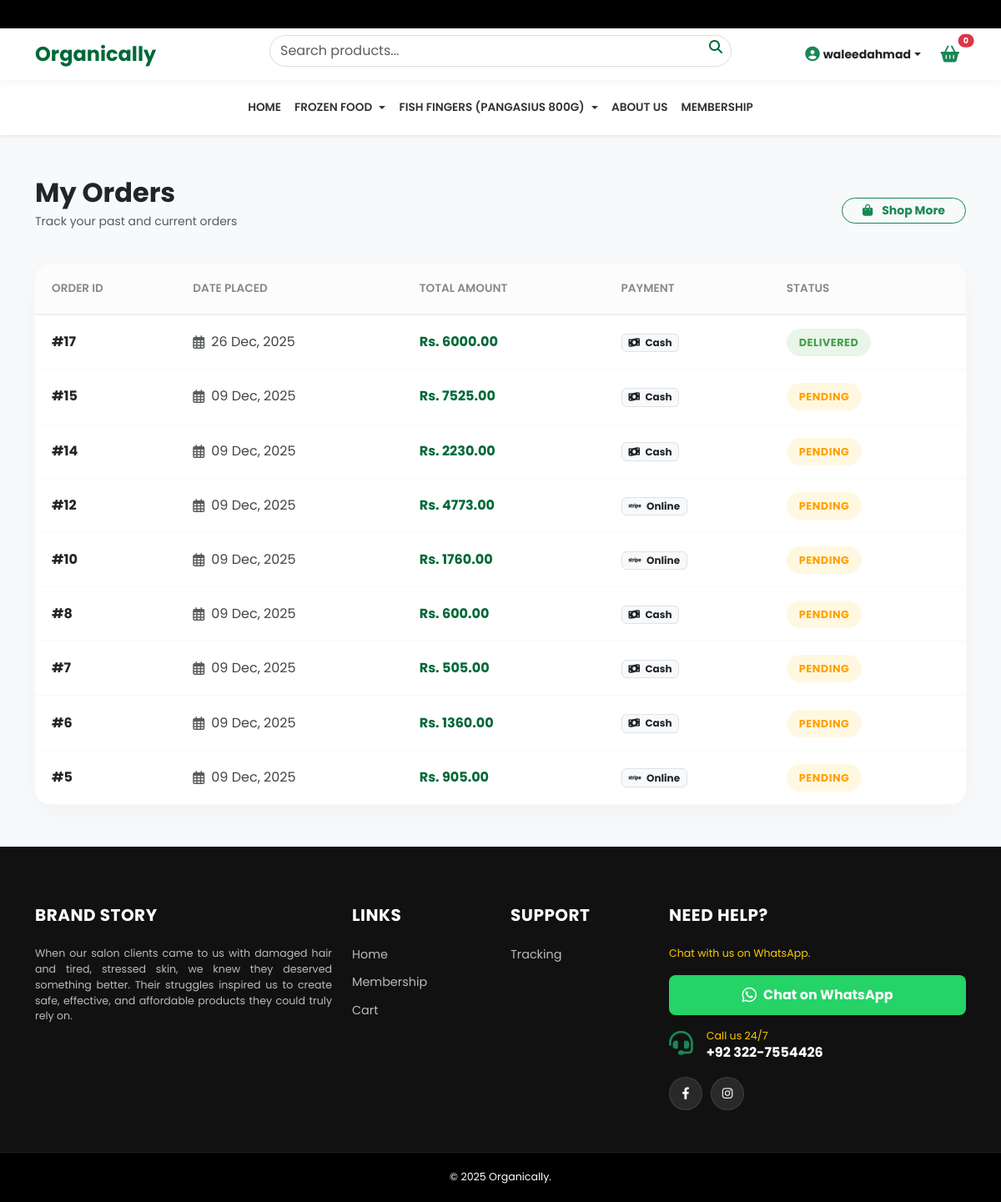
Screenshot of /user/my-orders/ (signed in) with the database file from the repository.
### store/models.py (models this page shows, shortened)
class Category(models.Model):
    name = models.CharField(max_length=100, unique=True)
    image = models.ImageField(upload_to='categories/', blank=True, null=True)
    parents = models.ManyToManyField('self', related_name='children', blank=True, symmetrical=False)
    class Meta: verbose_name_plural = "Categories"

### orders/models.py (models this page shows, shortened)
class Order(models.Model):
    STATUS_CHOICES = (('Pending','Pending'),('Confirmed','Confirmed'),('Dispatch','Dispatch'),('Delivered','Delivered'),('Return','Return'),('Cancel','Cancel'))
    user = models.ForeignKey(User, on_delete=models.SET_NULL, null=True, blank=True)
    first_name = models.CharField(max_length=50); last_name = models.CharField(max_length=50)
    email = models.EmailField(); phone = models.CharField(max_length=20)
    address = models.TextField(); city = models.CharField(max_length=50)
    payment_method = models.CharField(max_length=20, default='cod')
    total_amount = models.DecimalField(max_digits=10, decimal_places=2)
    created_at = models.DateTimeField(auto_now_add=True)
    is_paid = models.BooleanField(default=False)
    status = models.CharField(max_length=20, choices=STATUS_CHOICES, default='Pending')

### user_dashboard/views.py (the view)
# urls.py: path('my-orders/', views.my_orders, name='my_orders'),
@login_required(login_url='login')
def my_orders(request):
    orders = Order.objects.filter(user=request.user).order_by('-created_at')
    return render(request, 'user_dashboard/my_orders.html', {'orders': orders, 'categories': Category.objects.all()})

### orders/context_processors.py (called while the page is built)
def cart_count(request):
    cart = request.session.get('cart', {})
    return {'cart_item_count': sum(cart.values())}

### templates/user_dashboard/my_orders.html (shortened to what this page needs)
{% extends 'store/base.html' %}
{% block content %}
<div class="dashboard-container">
    <div class="container">
        <div class="d-flex justify-content-between align-items-center mb-4">
            <div>
                <h2 class="fw-bold text-dark mb-1">My Orders</h2>
                <p class="text-muted small">Track your past and current orders</p>
            </div>
            <a href="{% url 'home' %}" class="btn btn-outline-success rounded-pill fw-bold btn-sm px-4">
                <i class="fas fa-shopping-bag me-2"></i> Shop More
            </a>
        </div>
        {% if orders %}
        <div class="order-card">
            <div class="table-responsive">
                <table class="table table-custom mb-0">
                    <thead>
                        <tr>
                            <th>Order ID</th>
                            <th>Date Placed</th>
                            <th>Total Amount</th>
                            <th>Payment</th>
                            <th>Status</th>
                        </tr>
                    </thead>
                    <tbody>
                        {% for order in orders %}
                        <tr>
                            <td class="fw-bold text-dark">#{{ order.id }}</td>
                            <td>
                                <div class="d-flex align-items-center">
                                    <i class="far fa-calendar-alt text-muted me-2"></i>
                                    {{ order.created_at|date:"d M, Y" }}
                                </div>
                            </td>
                            <td class="fw-bold" style="color: #006837;">Rs. {{ order.total_amount }}</td>
                            <td>
                                {% if order.payment_method == 'cod' %}
                                    <span class="badge bg-light text-dark border"><i class="fas fa-money-bill-wave me-1"></i> Cash</span>
                                {% else %}
                                    <span class="badge bg-light text-dark border"><i class="fab fa-stripe me-1"></i> Online</span>
                                {% endif %}
                            </td>
                            <td>
                                <span class="status-badge status-{{ order.status }}">
                                    {{ order.status }}
                                </span>
                            </td>
                        </tr>
                        {% endfor %}
                    </tbody>
                </table>
            </div>
        </div>
        {% endif %}
    </div>
</div>
{% endblock %}

### templates/store/base.html (shortened to what this page needs)
{% load static %}
<!DOCTYPE html>
<html lang="en">
<head>
    <link href="https://cdn.jsdelivr.net/npm/bootstrap@5.3.0/dist/css/bootstrap.min.css" rel="stylesheet">
    <link rel="stylesheet" href="https://cdnjs.cloudflare.com/ajax/libs/font-awesome/6.4.0/css/all.min.css">
    <link rel="stylesheet" href="https://cdnjs.cloudflare.com/ajax/libs/viewerjs/1.11.3/viewer.min.css">
</head>
<body>
    <div class="top-bar"><div class="marquee-text">Whatsapp us 24/7 at +92 322-7554426 | Free Delivery for Orders over 2500 </div></div>
    <div class="main-header sticky-top">
        <div class="container">
            <div class="row align-items-center g-2">
                <div class="col-6 col-lg-3 d-flex align-items-center">
                    <a href="{% url 'home' %}" class="text-decoration-none"><h4 class="m-0 fw-bold" style="color: var(--primary-green);">Organically</h4></a>
                </div>
                <div class="col-6 col-lg-3 text-end d-flex align-items-center justify-content-end order-lg-3 mobile-actions gap-3">
                    {% if user.is_authenticated %}
                        <div class="dropdown">
                            <a class="text-dark text-decoration-none small fw-bold dropdown-toggle d-flex align-items-center" href="#" data-bs-toggle="dropdown">
                                <span class="d-none d-lg-inline">{{ user.username }}</span>
                            </a>
                        </div>
                    {% else %}
                        <a href="{% url 'login' %}" class="text-dark small fw-bold"><i class="fas fa-user me-1"></i> Login</a>
                    {% endif %}
                    <a href="{% url 'cart_page' %}" class="btn btn-outline-success rounded-pill position-relative border-0 fw-bold p-1 px-2">
                        <i class="fas fa-shopping-basket fa-lg"></i>
                        <span id="cart-badge" class="position-absolute top-0 start-100 translate-middle badge rounded-pill bg-danger" style="font-size: 0.6rem;">{{ cart_item_count|default:"0" }}</span>
                    </a>
                </div>
                <div class="col-12 col-lg-6 order-lg-2 mt-2 mt-lg-0">
                    <form class="search-box d-flex position-relative" action="{% url 'search' %}" method="GET">
                        <input class="form-control search-input" type="search" name="q" placeholder="Search products..." value="{{ request.GET.q }}">
                        <button class="search-btn" type="submit"><i class="fas fa-search"></i></button>
                    </form>
                </div>
            </div>
        </div>
    </div>
    <nav class="navbar navbar-expand-lg navbar-custom shadow-sm bg-white d-none d-lg-block">
        <div class="container justify-content-center">
            <ul class="navbar-nav align-items-center">
                <li class="nav-item"><a class="nav-link" href="{% url 'home' %}">HOME</a></li>
                {% for cat in categories %}
                    {% if not cat.parents.exists %}
                        {% if cat.children.exists %}
                            <li class="nav-item dropdown">
                                <a class="nav-link dropdown-toggle" href="{% url 'category_view' cat.id %}" id="catDrop{{ cat.id }}" role="button" aria-expanded="false">
                                    {{ cat.name|upper }}
                                </a>
                            </li>
                        {% else %}
                            <li class="nav-item">
                                <a class="nav-link" href="{% url 'category_view' cat.id %}">{{ cat.name|upper }}</a>
                            </li>
                        {% endif %}
                    {% endif %}
                {% endfor %}
                <li class="nav-item"><a class="nav-link" href="{% url 'about' %}">ABOUT US</a></li>
                <li class="nav-item"><a class="nav-link" href="{% url 'membership' %}">MEMBERSHIP</a></li>
            </ul>
        </div>
    </nav>
    <div style="flex: 1;">{% block content %}{% endblock %}</div>
    <footer>
        <div class="container">
            <div class="row g-4">
                <div class="col-lg-4 col-md-6">
                    <h5 class="text-white">Brand Story</h5>
                    <p class="small mb-4" style="color: var(--accent-white); text-align: justify;">
                        When our salon clients came to us with damaged hair and tired, stressed skin, we knew they deserved something better.
                        Their struggles inspired us to create safe, effective, and affordable products they could truly rely on.
                    </p>
                </div>
                <div class="col-lg-2 col-md-6 col-6"><h5>Links</h5><ul><li><a href="{% url 'home' %}">Home</a></li><li><a href="{% url 'membership' %}">Membership</a></li><li><a href="{% url 'cart_page' %}">Cart</a></li></ul></div>
                <div class="col-lg-2 col-md-6 col-6"><h5>Support</h5><ul><li><a href="{% url 'my_orders' %}">Tracking</a></li></ul></div>
                <div class="col-lg-4 col-md-6">
                    <h5>Need Help?</h5>
                    <p class="small mb-3" style="color: var(--accent-yellow);">Chat with us on WhatsApp.</p>
                    <a href="https://wa.me/923227554426" target="_blank" class="btn w-100 mb-3 d-flex align-items-center justify-content-center" style="background-color: #25D366; color: white; font-weight: bold; border:none; padding: 12px; border-radius: 8px;"><i class="fab fa-whatsapp fa-lg me-2"></i> Chat on WhatsApp</a>
                    <div class="d-flex align-items-center mb-3"><i class="fas fa-headset fa-2x text-success me-3"></i><div><p class="mb-0 small" style="color: var(--accent-yellow);">Call us 24/7</p><h6 class="text-white fw-bold m-0">+92 322-7554426</h6></div></div>
                    <div class="footer-social"><a href="https://web.facebook.com/profile.php?id=61584493205748" target="_blank"><i class="fab fa-facebook-f"></i></a><a href="#" target="_blank"><i class="fab fa-instagram"></i></a></div>
                </div>
            </div>
        </div>
        <div class="footer-bottom"><div class="container text-center"><p class="mb-0 small text-white">&copy; 2025 Organically.</p></div></div>
    </footer>
</body>
</html>

### templates/store/base.html (style rules this page uses)
:root { --primary-green: #006837; --accent-yellow: #fecb00; --light-bg: #f8f9fa; }
body { font-family: 'Poppins', sans-serif; background-color: var(--light-bg); display: flex; flex-direction: column; min-height: 100vh; }
.top-bar { background-color: #000; color: #fff; font-size: 0.75rem; padding: 8px 0; overflow: hidden; white-space: nowrap; }
.marquee-text { display: inline-block; padding-left: 100%; animation: marquee 15s linear infinite; }
.main-header { background-color: #fff; padding: 15px 0; box-shadow: 0 2px 10px rgba(0,0,0,0.05); }
.search-input { border-radius: 50px; padding-right: 40px; border: 1px solid #ddd; }
.search-btn { position: absolute; right: 5px; top: 2px; background: none; border: none; color: var(--primary-green); }
.navbar-custom .nav-link { color: #333; font-weight: 600; font-size: 0.85rem; padding: 15px 15px; transition: 0.3s; }
@media (min-width: 992px) { .navbar-custom .dropdown-toggle::after { vertical-align: middle; margin-left: 5px; } }
footer { background-color: #111; color: #bbb; margin-top: auto; padding-top: 70px; font-size: 0.9rem; }
footer h5 { color: #fff; font-weight: 700; margin-bottom: 25px; text-transform: uppercase; letter-spacing: 0.5px; }
footer ul { list-style: none; padding: 0; }
footer ul li { margin-bottom: 12px; }
footer ul li a { color: #bbb; text-decoration: none; transition: 0.3s; }
.footer-social { display: flex; gap: 10px; margin-top: 20px; }
.footer-social a { display: flex; width: 40px; height: 40px; background: rgba(255, 255, 255, 0.1); color: #fff !important; align-items: center; justify-content: center; border-radius: 50%; text-decoration: none; transition: all 0.3s ease; border: 1px solid rgba(255, 255, 255, 0.1); }
.footer-bottom { background: #000; padding: 20px 0; margin-top: 50px; border-top: 1px solid #222; }

### templates/user_dashboard/my_orders.html (style rules this page uses)
.dashboard-container { background-color: #f8f9fa; min-height: 85vh; padding: 50px 0; }
.order-card { border: none; border-radius: 20px; box-shadow: 0 10px 30px rgba(0,0,0,0.03); background: #fff; overflow: hidden; }
.table-custom th { background-color: #fcfcfc; color: #888; font-weight: 600; text-transform: uppercase; font-size: 0.85rem; padding: 20px; border-bottom: 2px solid #f0f0f0; }
.table-custom td { padding: 20px; vertical-align: middle; color: #444; border-bottom: 1px solid #f9f9f9; }
.status-badge { padding: 8px 15px; border-radius: 50px; font-size: 0.8rem; font-weight: 700; text-transform: uppercase; letter-spacing: 0.5px; }
.status-Pending { background-color: #fff8e1; color: #ffa000; }
.status-Delivered { background-color: #e8f5e9; color: #43a047; }

### rows the page displays
Category: name "FROZEN FOOD"
Category: name "FISH FINGERS (PANGASIUS 800G)"
Order: id "17", created_at "26 Dec, 2025", total_amount "6000.00", payment_method "cod" (drawn), status "DELIVERED"
Order: id "15", created_at "09 Dec, 2025", total_amount "7525.00", payment_method "cod" (drawn), status "PENDING"
Order: id "14", created_at "09 Dec, 2025", total_amount "2230.00", payment_method "cod" (drawn), status "PENDING"
Order: id "12", created_at "09 Dec, 2025", total_amount "4773.00", payment_method "stripe" (drawn), status "PENDING"
Order: id "10", created_at "09 Dec, 2025", total_amount "1760.00", payment_method "stripe" (drawn), status "PENDING"
Order: id "8", created_at "09 Dec, 2025", total_amount "600.00", payment_method "cod" (drawn), status "PENDING"
Order: id "7", created_at "09 Dec, 2025", total_amount "505.00", payment_method "cod" (drawn), status "PENDING"
Order: id "6", created_at "09 Dec, 2025", total_amount "1360.00", payment_method "cod" (drawn), status "PENDING"
Order: id "5", created_at "09 Dec, 2025", total_amount "905.00", payment_method "stripe" (drawn), status "PENDING"

### other values shown
{{ user.username }} "waleedahmad"
{{ cart_item_count|default:"0" }} "0"
